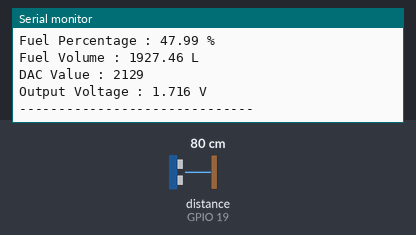
A sketch run on a simulated ESP32. Shown: the last lines printed to the serial monitor. Wiring (inferred from the names in the program): ultrasonic range finder: trigger GPIO 18; echo GPIO 19. The inputs (shaded band) are chosen by the test bench; at power-on: distance to the obstacle (sensor on GPIO 19) 80 cm. The echo pulse lasts 58.3 µs per cm.

Above: at 1.2 s.
1.3 s: distance to the obstacle (sensor on GPIO 19) set to 2 cm
At 2.7 s:
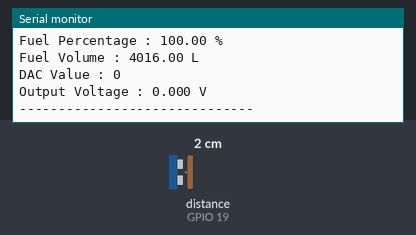
2.8 s: distance to the obstacle (sensor on GPIO 19) set to 35 cm
At 5.2 s:
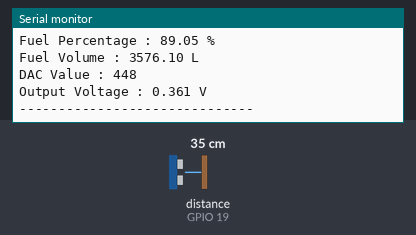
Timing chart, 0 to 6.7 s (numbered marks = the images above; inputs shaded):
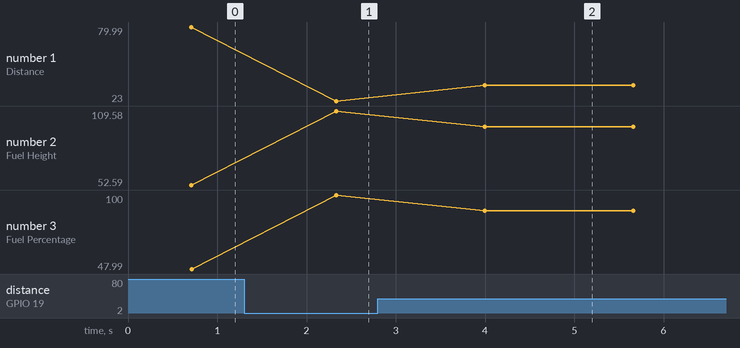

Measured:
- after the input at 1.3 s, the serial monitor: prints a new line after 1.0 s (image 1)
- after the input at 2.8 s, the serial monitor: prints a new line after 1.2 s (image 2)
- plotted number 1: 79.99 → 23 after the input at 1.3 s, 23 → 35 after the input at 2.8 s
- plotted number 2: 52.59 → 109.58 after the input at 1.3 s, 109.58 → 97.58 after the input at 2.8 s
- plotted number 3: 47.99 → 100 after the input at 1.3 s, 100 → 89.05 after the input at 2.8 s

The sketch:

sketch_aug4afinal.ino
```cpp
// =====================================================
// ESP32 Ultrasonic Fuel Level Monitoring System
// ESP32 + JSN-SR04T + MCP4725 + DSE 7320 MKII
//
//  Libraries + Configuration + Sensor Reading
// =====================================================


#include <Wire.h>
#include <Adafruit_MCP4725.h>


// =====================================================
// MCP4725 DAC
// =====================================================

Adafruit_MCP4725 dac;

#define MCP4725_ADDRESS 0x60


// =====================================================
// Ultrasonic Sensor Pins
// =====================================================

#define TRIG_PIN 18
#define ECHO_PIN 19


// =====================================================
// I2C Pins
// =====================================================

#define SDA_PIN 21
#define SCL_PIN 22


// =====================================================
// Tank Calibration
// =====================================================

const float FULL_VOLUME = 4016.0;

const float FULL_DISTANCE = 23.0;

const float EMPTY_DISTANCE = 132.58;


const float TANK_HEIGHT =
EMPTY_DISTANCE - FULL_DISTANCE;


// =====================================================
// DAC Configuration
// =====================================================

#define DAC_MAX_VALUE 4095


const float DAC_MIN_VOLTAGE = 0.0;

const float DAC_MAX_VOLTAGE = 3.30;


// =====================================================
// Filtering
// =====================================================

#define SAMPLE_COUNT 20


float filteredDistance = 0;


// =====================================================
// Sensor Fault Detection
// =====================================================

#define SENSOR_FAIL_LIMIT 5


int failCount = 0;

bool sensorFault = false;


// =====================================================
// Fuel Variables
// =====================================================

float distance = 0;

float fuelHeight = 0;

float fuelPercentage = 0;

float fuelLiters = 0;


// =====================================================
// DAC Variables
// =====================================================

int dacValue = 0;

float outputVoltage = 0;


// =====================================================
// Ultrasonic Reading Function
// =====================================================

float readUltrasonicDistance()
{

  long duration;


  digitalWrite(TRIG_PIN, LOW);

  delayMicroseconds(5);


  digitalWrite(TRIG_PIN, HIGH);

  delayMicroseconds(20);


  digitalWrite(TRIG_PIN, LOW);


  duration = pulseIn(
              ECHO_PIN,
              HIGH,
              60000);


  if(duration == 0)
  {
    return -1;
  }


  float distanceCM =
  duration * 0.0343 / 2.0;


  return distanceCM;

}

// =====================================================
// Filtering + Fuel Calculation + Sensor Fault Detection
// =====================================================


// =====================================================
// Distance Filtering Function
// =====================================================

float getFilteredDistance()
{

  float total = 0;

  int validSamples = 0;


  for(int i = 0; i < SAMPLE_COUNT; i++)
  {

    float d = readUltrasonicDistance();


    // Accept valid ultrasonic readings

    if(d > 0 && d < 200)
    {

      total += d;

      validSamples++;

    }


    delay(30);

  }


  // =================================================
  // Sensor Working Normally
  // =================================================

  if(validSamples > 0)
  {

    failCount = 0;

    sensorFault = false;


    filteredDistance =
    total / validSamples;


    return filteredDistance;

  }


  // =================================================
  // Sensor Failure
  // =================================================

  else
  {

    failCount++;


    if(failCount >= SENSOR_FAIL_LIMIT)
    {

      sensorFault = true;

    }


    return -1;

  }

}


// =====================================================
// Fuel Level Calculation
// =====================================================

void calculateFuelLevel()
{

  // Read ultrasonic distance

  distance = getFilteredDistance();


  // =================================================
  // Sensor Fault Condition
  // =================================================

  if(sensorFault)
  {

    fuelPercentage = 0;

    fuelHeight = 0;

    fuelLiters = 0;


    return;

  }


  // =================================================
  // Sensor gives temporary no echo
  // =================================================

  if(distance < 0)
  {

    // Keep previous fuel value
    // until fault limit reached

    return;

  }


  // =================================================
  // Full Tank Condition
  // =================================================

  if(distance <= FULL_DISTANCE)
  {

    distance = FULL_DISTANCE;


    fuelPercentage = 100.0;


    fuelHeight = TANK_HEIGHT;


    fuelLiters = FULL_VOLUME;


    return;

  }


  // =================================================
  // Empty Tank Condition
  // =================================================

  if(distance >= EMPTY_DISTANCE)
  {

    distance = EMPTY_DISTANCE;


    fuelPercentage = 0.0;


    fuelHeight = 0;


    fuelLiters = 0;


    return;

  }


  // =================================================
  // Normal Measurement Range
  // =================================================


  fuelHeight =
  EMPTY_DISTANCE - distance;


  fuelPercentage =
  (fuelHeight / TANK_HEIGHT) * 100.0;


  // Limit percentage

  if(fuelPercentage > 100)
  {

    fuelPercentage = 100;

  }


  if(fuelPercentage < 0)
  {

    fuelPercentage = 0;

  }


  // Calculate fuel volume

  fuelLiters =
  (fuelPercentage / 100.0)
  * FULL_VOLUME;


}

// =====================================================
// DAC Output + Setup + Main Loop
// =====================================================


// =====================================================
// DAC Output Calculation
//
// DSE 7320 MKII Mapping
//
// Full tank 100%  = 0.0 V
// Empty tank 0%   = 3.30 V
//
// Sensor fault   = 3.30 V
// =====================================================


void updateDAC()

{

  // =================================================
  // Sensor Fault
  // =================================================

  if(sensorFault)
  {

    dacValue = DAC_MAX_VALUE;


    dac.setVoltage(
      dacValue,
      false
    );


    outputVoltage =
    DAC_MIN_VOLTAGE +
    ((dacValue / 4095.0) *
    (DAC_MAX_VOLTAGE - DAC_MIN_VOLTAGE));


    return;

  }


  // =================================================
  // Normal Fuel Level Mapping
  // =================================================

  dacValue =
  ((100.0 - fuelPercentage)
  /100.0)
  * DAC_MAX_VALUE;


  // Limit DAC value

  if(dacValue < 0)
  {

    dacValue = 0;

  }


  if(dacValue > DAC_MAX_VALUE)
  {

    dacValue = DAC_MAX_VALUE;

  }


  // Send DAC output

  dac.setVoltage(
    dacValue,
    false
  );


  // Calculate voltage for display

  outputVoltage =
  DAC_MIN_VOLTAGE +
  ((dacValue / 4095.0) *
  (DAC_MAX_VOLTAGE - DAC_MIN_VOLTAGE));


}


// =====================================================
// Setup Function
// =====================================================


void setup()

{

  Serial.begin(115200);


  Serial.println();

  Serial.println("==============================");

  Serial.println("ESP32 Fuel Monitoring System");

  Serial.println("JSN-SR04T + MCP4725");

  Serial.println("==============================");


  // Ultrasonic pins

  pinMode(TRIG_PIN, OUTPUT);

  pinMode(ECHO_PIN, INPUT);


  digitalWrite(TRIG_PIN, LOW);


  // I2C Start

  Wire.begin(
    SDA_PIN,
    SCL_PIN
  );


  // MCP4725 Start

  if(!dac.begin(MCP4725_ADDRESS))
  {

    Serial.println("MCP4725 NOT FOUND");

  }

  else
  {

    Serial.println("MCP4725 Connected");

  }


  // Initial output

  dac.setVoltage(
    0,
    false
  );


  Serial.println("System Ready");

  Serial.println();

}


// =====================================================
// Main Loop
// =====================================================


void loop()

{


  // Calculate fuel

  calculateFuelLevel();


  // Update DAC

  updateDAC();


  // =================================================
  // Serial Monitor
  // =================================================


  Serial.println("------------------------------");


  if(sensorFault)
  {

    Serial.println("!!! ULTRASONIC SENSOR FAULT !!!");

  }


  Serial.print("Distance : ");

  Serial.print(distance,2);

  Serial.println(" cm");


  Serial.print("Fuel Height : ");

  Serial.print(fuelHeight,2);

  Serial.println(" cm");


  Serial.print("Fuel Percentage : ");

  Serial.print(fuelPercentage,2);

  Serial.println(" %");


  Serial.print("Fuel Volume : ");

  Serial.print(fuelLiters,2);

  Serial.println(" L");


  Serial.print("DAC Value : ");

  Serial.println(dacValue);


  Serial.print("Output Voltage : ");

  Serial.print(outputVoltage,3);

  Serial.println(" V");


  Serial.println("------------------------------");


  delay(1000);


}
```
